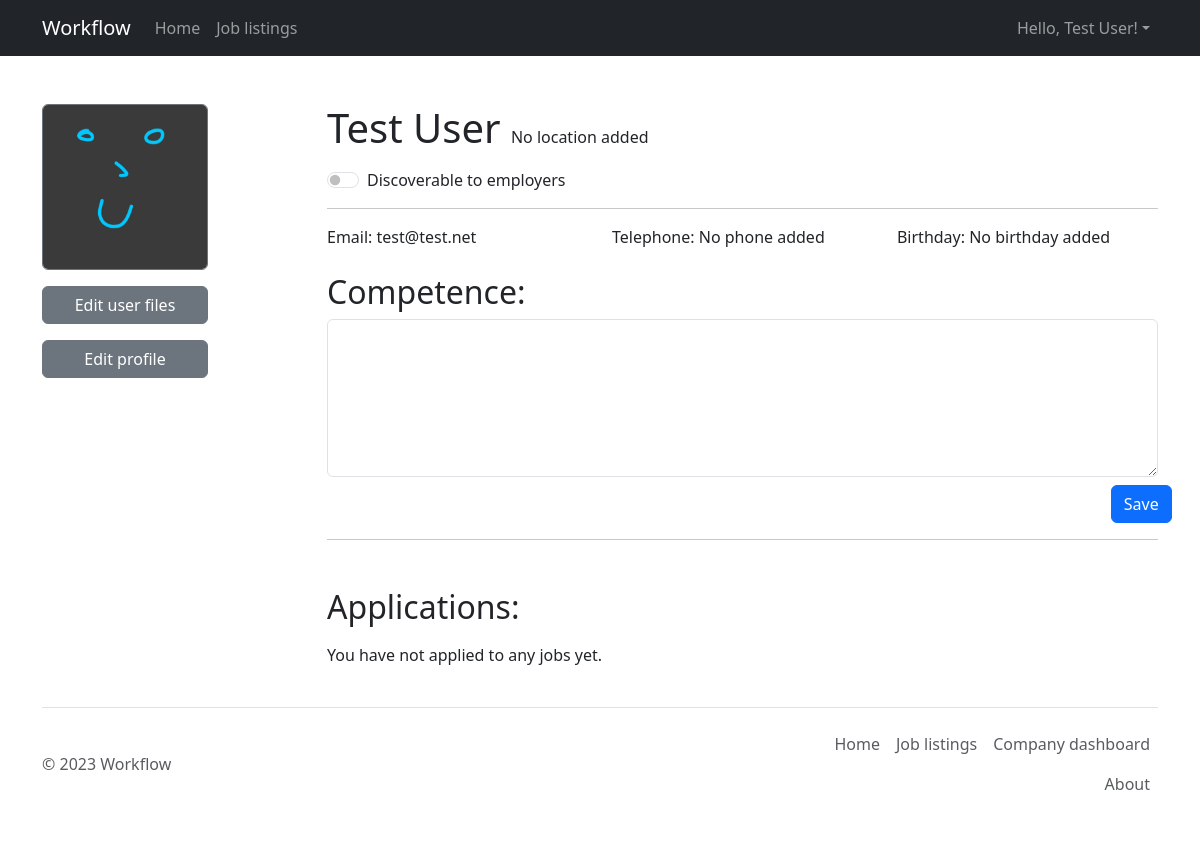
The app's page /user/index.php (signed in) with its own data.
### tables this page shows
CREATE TABLE `user` (
    `id` int(11) NOT NULL AUTO_INCREMENT,
    `email` varchar(255) NOT NULL,
    `password` varchar(255) NOT NULL,
    `first_name` varchar(255) NOT NULL,
    `last_name` varchar(255) NOT NULL,
    `telephone` varchar(255) DEFAULT NULL,
    `location` varchar(255) DEFAULT NULL,
    `birthday` date DEFAULT NULL,
    `picture` varchar(1000) DEFAULT NULL,
    `cv` varchar(1000) DEFAULT NULL,
    `searchable` TINYINT(1) DEFAULT 0 NOT NULL,
    `competence` VARCHAR(5000) DEFAULT NULL,
    PRIMARY KEY (`id`)
);

### assets/include/DBHandler.php (called while the page is built, shortened)
<?php
class DBHandlerBase {
    function __construct() {
        $this->conn = $this->createDBConnection();
    }
    protected function createDBConnection() {
        $serverip = "localhost";
        $username = "root";
        $password = "";
        $dbname = "workflowdb";
        $conn = new mysqli($serverip, $username, $password, $dbname);
        mysqli_set_charset($conn, "utf8");
        return $conn;
    }
}
include_once('DBHandlerUser.php');
include_once('DBHandlerCompany.php');
include_once('DBHandlerApplication.php');
?>

### assets/include/DBHandlerUser.php (called while the page is built, shortened)
<?php
class DBHandlerUser extends DBHandlerBase {
    function selectAllUserInfoByUserId($userId) {
        $sql = 'SELECT `email`, `password`, `first_name`, `last_name`, `telephone`, `location`, `birthday`, `picture`, `cv`, `searchable`, `competence` FROM `user` WHERE `id` = ?';
        $stmt = $this->conn->prepare($sql);
        $stmt->bind_param('i', $userId);
        if ($stmt->execute()) {
            $stmt->store_result();
            if ($stmt->num_rows == 1) {
                $stmt->bind_result($email, $hashedPassword, $firstName, $lastName, $telephone, $location, $birthday, $picture, $cv, $searchable, $competence);
                return array(
                    'email' => $email,
                    'hashedPassword' => $hashedPassword,
                    'firstName' => $firstName,
                    'lastName' => $lastName,
                    'telephone' => $telephone,
                    'location' => $location,
                    'birthday' => $birthday,
                    'picture' => $picture,
                    'cv' => $cv,
                    'searchable' => $searchable,
                    'competence' => $competence
                );
            } else {
                $stmt->close();
                return false;
            }
        } else {
            $stmt->close();
            return false;
        }
    }
}
?>

### assets/include/DBHandlerCompany.php (called while the page is built, shortened)
<?php
class DBHandlerCompany extends DBHandlerBase {
    function getCompanyIdFromUserId($userid) {
        $sql = 'SELECT `company_id` FROM `company_management` WHERE `user_id` = ?';
        $stmt = $this->conn->prepare($sql);
        $stmt->bind_param('i', $userid);
        if ($stmt->execute()) {
            $stmt->store_result();
            if ($stmt->num_rows == 1) {
                $stmt->bind_result($companyid);
                $stmt->fetch();
                return $companyid;
            } else {
                return false;
            }
        } else {
            $stmt->close();
            return false;
        }
    }
    function getCompanyDetailsFromCompanyId($companyId) {
        $sql = 'SELECT `id`, `name`, `description` FROM `company` WHERE `id` = ?';
        $stmt = $this->conn->prepare($sql);
        $stmt->bind_param('i', $companyId);
        if ($stmt->execute()) {
            $stmt->store_result();
            if ($stmt->num_rows > 0) {
                $stmt->bind_result($companyId, $companyName, $companyDescription);
                $stmt->fetch();
                $stmt->close();
                if ($companyDescription == NULL && $companyDescription == '') {
                    $companyDescription = 'This company has no description.';
                }
                return array('companyId' => $companyId,'companyName' => $companyName, 'companyDescription' => $companyDescription);
            } else {
                return false;
            }
        }
        return false;
    }
    function getCompanyDetailsFromUserId($userId) {
        $companyId = $this->getCompanyIdFromUserId($userId);
        return $companyDetails = $this->getCompanyDetailsFromCompanyId($companyId);
    }
}
?>

### assets/include/DBHandlerApplication.php (called while the page is built, shortened)
<?php
class DBHandlerApplication extends DBHandlerBase {
    function getAllUserApplications($userId) {
        $sql = 'SELECT ja.*, jl.name as listing_name, jl.company_id, jl.deadline, jl.published, jl.views, c.name as company_name, c.description as company_description
            FROM `job_application` ja
            JOIN `job_listing` jl ON ja.job_listing_id = jl.id
            JOIN `company` c ON jl.company_id = c.id
            WHERE ja.`user_id` = ?
            ORDER BY jl.`published` DESC, jl.`deadline` IS NULL ASC, jl.`deadline` ASC';
        $stmt = $this->conn->prepare($sql);
        $stmt->bind_param('i', $userId);
        if ($stmt->execute()) {
            $result = $stmt->get_result();
            $applications = $result->fetch_all(MYSQLI_ASSOC);
            return $applications;
        } else {
            $stmt->close();
            return false;
        }
    }
}
?>

### user/index.php (the view, shortened to what this page needs)
<?php include_once '../assets/include/template.php';
include_once '../assets/include/DBHandler.php';
$dbhu = new DBHandlerUser();
$dbhc = new DBHandlerCompany();
$dbha = new DBHandlerApplication();
$feedbackForUser = NULL;
$feedbackColor = "danger";
if(!empty($_SESSION['user_id'])) {
    $userInfo = $dbhu->selectAllUserInfoByUserId($_SESSION['user_id']);
    $userInfo = array_merge($userInfo, $dbhc->getCompanyDetailsFromUserId($_SESSION['user_id']));
    $applications = $dbha->getAllUserApplications($_SESSION['user_id']);
}
function display() {
global $userInfo, $applications;
$userInfo['location'] = $userInfo['location'] ?? 'No location added';
$userInfo['telephone'] = $userInfo['telephone'] ?? 'No phone added';
$birthday = ($userInfo['birthday'] !== NULL) ? date('d. M Y', strtotime($userInfo['birthday'])) : 'No birthday added';
?>
<div class="row mt-5">
    <div class="col-md-2">
        <?php
        if ($userInfo['picture']) {
            echo '<img src="../assets/img/user/' . $userInfo['picture'] . '" class="img-fluid rounded border border-secondary" alt="Your profile picture">';
        } else {
            echo '<img src="../assets/img/user/default.jpg" alt="The default user profile picture" class="img-fluid rounded border border-secondary">';
        }
        ?>
        <a href="user_files.php" class="btn btn-secondary mt-3 w-100" role="button" data-bs-placement="top" data-bs-toggle="tooltip" title="Your user files are your profile image and resume PDF.">Edit user files</a><br>
        <a href="edit.php" class="btn btn-secondary mt-3 w-100" role="button">Edit profile</a><br>
    </div>
    <div class="col-md-1"></div>
    <div class="col-md-9">
        <p>
            <span class="h1"><?php echo $userInfo['firstName'] . ' ' . $userInfo['lastName']; ?> </span><span class="h7"><?php echo $userInfo['location']; ?></span><br>
            <form>
                <div class="form-check form-switch">
                    <input class="form-check-input" type="checkbox" role="switch" id="searchableSwitch" data-bs-toggle="tooltip" data-bs-placement="left" title="If this is switched on, companies looking for new employees can find your name and email, even if you haven't applied to their job listing."
                    <?php
                        if ($userInfo['searchable']) {
                            echo 'checked';
                        }
                    ?>
                    >
                    <label class="form-check-label" for="flexSwitchCheckChecked">Discoverable to employers</label>
                </div>
            </form>
        </p>
        <hr>
        <div class="row">
            <div class="col-md-4">
                Email: <?php echo $userInfo['email']; ?>
            </div>
            <div class="col-md-4">
                Telephone: <?php echo $userInfo['telephone']; ?>
            </div>
            <div class="col-md-4">
                Birthday: <?php echo $birthday; ?>
            </div>
        </div>
        <br>
        <h2>Competence:</h2>
        <form action="" method="post">
        <div class="form-group">
            <textarea class="form-control" name="compField" rows="6"><?php if($userInfo["competence"] !== NULL) { echo $userInfo["competence"]; } ?></textarea>
        </div>
        <div class="row">
            <div class="col-md-11">
            </div>
            <div class="col-md-1">
                <button type="submit" name="updateComp" class="btn btn-primary mt-2">Save</button>
            </div>
        </div>
        </form>
        <hr class="mb-5">
        <h2 class="mb-3">Applications:</h2>
        <?php
        if ($applications) {
            foreach ($applications as $application) {
                if ($application['sent'] == 0 && $application['deadline'] < date('Y-m-d')) {
                    continue;
                }
                if ($application['sent'] == 1) {
                    $status = '<span class="badge bg-success">Sent</span>';
                } else {
                    $status = '<span class="badge bg-warning">Draft</span>';
                }
                ?>
                <div class="card mb-3">
                    <div class="card-header">
                        <?php echo '<b>' . $application['title'] . '</b> (To ' . $application['company_name'] . ') ' . $status; ?>
                    </div>
                    <div class="card-body">
                        <div class="row">
                            <div class="col-md-9">
                                <?php
                                if (strlen($application['text']) > 175) {
                                    echo substr($application['text'], 0, 175) . '...';
                                } else {
                                    echo $application['text'];
                                }
                                ?>
                            </div>
                            <div class="col-md-1"></div>
                            <div class="col-md-2">
                                <div class="row">
                                    <div class="col-md-6 px-1">
                                        <?php
                                            if ($application['sent'] == 0) {
                                                echo '<a href="../applications/edit.php?id=' . $application['id'] . '" class="btn btn-secondary w-100" role="button">Edit</a>';
                                            }
                                        ?>
                                    </div>
                                    <div class="col-md-6 px-1">
                                        <a href="../applications/view.php?id=<?php echo $application['id']; ?>" class="btn btn-primary w-100 ml-2" role="button">View</a>
                                    </div>
                                </div>
                            </div>
                        </div>
                    </div>
                </div>
                <?php
            }
        } else {
            echo '<p>You have not applied to any jobs yet.</p>';
        }
        ?>
    </div>
</div>
<?php
}
makePage('display', 'Profile', $feedbackForUser, $feedbackColor, requireLogin: true);

### records on screen
user: first_name "Test", last_name "User", email "test@test.net", birthday "No birthday added"

### other values on screen
$_SESSION['user_fname'] "Test"
$_SESSION['user_lname'] "User"
$userInfo['location'] "No location added"
$userInfo['telephone'] "No phone added"
